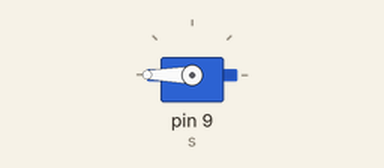
This sketch was run on a simulated Arduino Uno, built with avr-gcc and run on an emulated ATmega328P. Shown: servo. What the sketch prints to the serial monitor is not drawn.

Above: at 0.1 s.
Timing chart, 0 to 1.6 s (numbered marks = the images above):
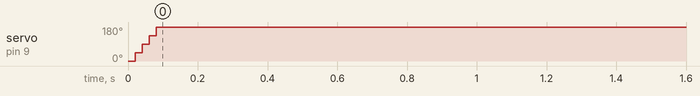

The sketch:

servo_sweep.ino
```cpp
// expect: angle=0 angle=45 angle=90 angle=135 angle=180
// expect: attached=1
// run-ms: 600
// Balayage d'un servo avec la bibliothèque Servo (timer 1) ; read() rend l'angle demandé.
#include <Servo.h>
Servo s;
void setup() {
  Serial.begin(9600);
  s.attach(9);
  Serial.print("attached="); Serial.println(s.attached());
  for (int a = 0; a <= 180; a += 45) { s.write(a); delay(20); Serial.print("angle="); Serial.print(s.read()); Serial.print(' '); }
  Serial.println();
}
void loop() {}
```
